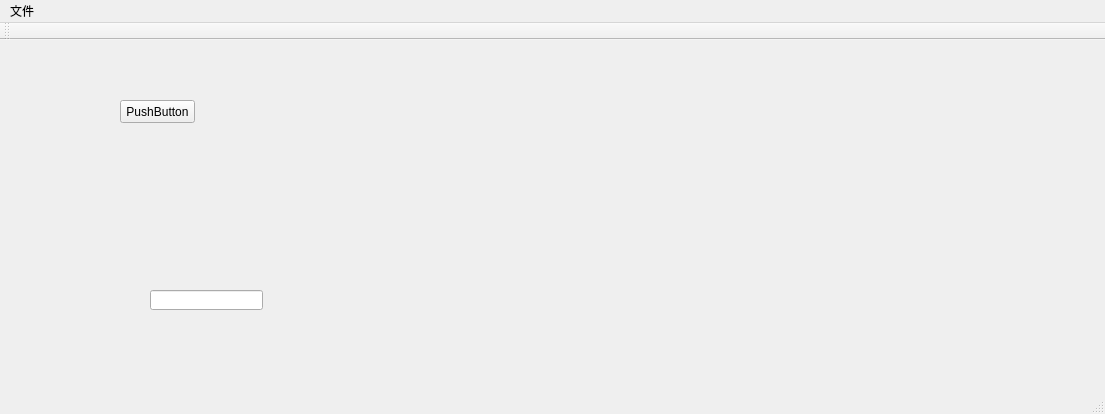
<?xml version="1.0" encoding="UTF-8"?>
<ui version="4.0">
 <class>MainWindow</class>
 <widget class="QMainWindow" name="MainWindow">
  <property name="geometry">
   <rect>
    <x>0</x>
    <y>0</y>
    <width>1105</width>
    <height>414</height>
   </rect>
  </property>
  <property name="windowTitle">
   <string>MainWindow</string>
  </property>
  <widget class="QWidget" name="centralWidget">
   <widget class="QPushButton" name="pushButton">
    <property name="geometry">
     <rect>
      <x>120</x>
      <y>60</y>
      <width>75</width>
      <height>23</height>
     </rect>
    </property>
    <property name="text">
     <string>PushButton</string>
    </property>
   </widget>
   <widget class="QLineEdit" name="lineEdit">
    <property name="geometry">
     <rect>
      <x>150</x>
      <y>250</y>
      <width>113</width>
      <height>20</height>
     </rect>
    </property>
   </widget>
  </widget>
  <widget class="QMenuBar" name="menuBar">
   <property name="geometry">
    <rect>
     <x>0</x>
     <y>0</y>
     <width>1105</width>
     <height>23</height>
    </rect>
   </property>
   <widget class="QMenu" name="menu">
    <property name="title">
     <string>文件</string>
    </property>
    <addaction name="action1111"/>
   </widget>
   <addaction name="menu"/>
  </widget>
  <widget class="QToolBar" name="mainToolBar">
   <attribute name="toolBarArea">
    <enum>TopToolBarArea</enum>
   </attribute>
   <attribute name="toolBarBreak">
    <bool>false</bool>
   </attribute>
  </widget>
  <widget class="QStatusBar" name="statusBar"/>
  <action name="action1111">
   <property name="text">
    <string>open</string>
   </property>
  </action>
 </widget>
 <layoutdefault spacing="6" margin="11"/>
 <resources/>
 <connections>
  <connection>
   <sender>pushButton</sender>
   <signal>clicked()</signal>
   <receiver>MainWindow</receiver>
   <slot>hide()</slot>
   <hints>
    <hint type="sourcelabel">
     <x>157</x>
     <y>106</y>
    </hint>
    <hint type="destinationlabel">
     <x>199</x>
     <y>149</y>
    </hint>
   </hints>
  </connection>
 </connections>
</ui>
